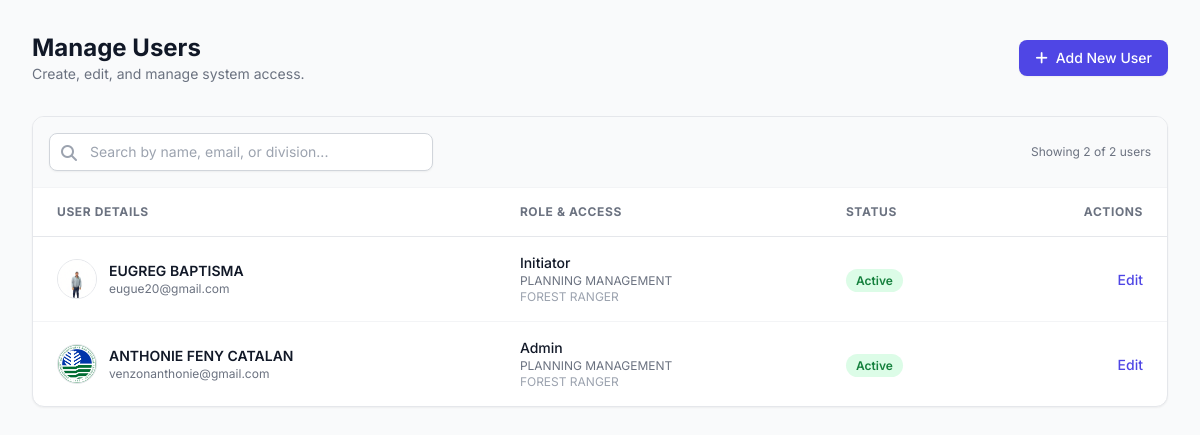
Page /manageuser.php (signed in) on the committed database.
### tables this page shows
CREATE TABLE `users` (
  `user_id` int(11) NOT NULL,
  `email` varchar(255) NOT NULL,
  `password_hash` varchar(255) NOT NULL,
  `first_name` varchar(100) NOT NULL,
  `middle_name` varchar(100) DEFAULT NULL,
  `last_name` varchar(100) NOT NULL,
  `suffix` varchar(20) DEFAULT NULL,
  `position` varchar(100) DEFAULT NULL,
  `designation` varchar(100) DEFAULT NULL,
  `division` varchar(100) DEFAULT NULL,
  `sex` enum('Male','Female','Other','Prefer not to say') DEFAULT NULL,
  `contact_number` varchar(50) DEFAULT NULL,
  `role` enum('Initiator','Section Chief','Division Chief','ARD','RED','Records Office','Admin') NOT NULL DEFAULT 'Initiator',
  `status` enum('pending','active','disabled') NOT NULL DEFAULT 'pending',
  `verification_token` varchar(255) DEFAULT NULL,
  `token_expiry` datetime DEFAULT NULL,
  `reset_token` varchar(255) DEFAULT NULL,
  `reset_token_expiry` datetime DEFAULT NULL,
  `created_at` timestamp NOT NULL DEFAULT current_timestamp(),
  `otos_userlink` int(11) NOT NULL,
  `profile_picture_path` varchar(255) DEFAULT NULL
);

### manageuser.php (the view, shortened to what this page needs)
<?php
require_once 'db.php';
$search = isset($_GET['search']) ? trim($_GET['search']) : '';
$page = isset($_GET['page']) ? (int)$_GET['page'] : 1;
$limit = 10;
$offset = ($page - 1) * $limit;
$where_sql = "WHERE 1=1";
$params = [];
$types = "";
$count_sql = "SELECT COUNT(*) as total FROM users $where_sql";
$stmt = $conn->prepare($count_sql);
$stmt->execute();
$total_rows = $stmt->get_result()->fetch_assoc()['total'];
$sql = "SELECT * FROM users $where_sql ORDER BY created_at DESC LIMIT ? OFFSET ?";
$params[] = $limit;
$params[] = $offset;
$types .= "ii";
$stmt = $conn->prepare($sql);
$stmt->bind_param($types, ...$params);
$stmt->execute();
$result = $stmt->get_result();
$users = [];
while ($row = $result->fetch_assoc()) {
    $users[] = $row;
}
?>
<!DOCTYPE html>
<html lang="en">
<head>
    <script src="https://cdn.tailwindcss.com"></script>
    <link rel="stylesheet" href="https://cdnjs.cloudflare.com/ajax/libs/font-awesome/6.4.0/css/all.min.css">
</head>
<body class="text-gray-800 p-4 md:p-8">
    <div class="flex flex-col md:flex-row md:items-center md:justify-between mb-8 gap-4">
        <div>
            <h1 class="text-2xl font-bold text-gray-900">Manage Users</h1>
            <p class="text-sm text-gray-500">Create, edit, and manage system access.</p>
        </div>
        <div class="flex items-center gap-3">
            <button onclick="openAddModal()" class="bg-indigo-600 hover:bg-indigo-700 text-white px-4 py-2 rounded-lg text-sm font-medium shadow-sm transition-colors flex items-center gap-2">
                <i class="fas fa-plus"></i> Add New User
            </button>
        </div>
    </div>
    <div class="bg-white rounded-xl shadow-sm border border-gray-200 overflow-hidden">
        <div class="p-4 border-b border-gray-100 bg-gray-50 flex justify-between items-center">
            <form action="" method="GET" class="relative w-full max-w-sm">
                <input type="text" name="search" value="<?php echo htmlspecialchars($search); ?>"
                       placeholder="Search by name, email, or division..."
                       class="w-full pl-10 pr-4 py-2 border border-gray-300 rounded-lg text-sm focus:ring-indigo-500 focus:border-indigo-500 shadow-sm">
                <i class="fas fa-search absolute left-3 top-3 text-gray-400"></i>
            </form>
            <div class="text-xs text-gray-500 hidden sm:block">
                Showing <?php echo count($users); ?> of <?php echo $total_rows; ?> users
            </div>
        </div>
        <div class="overflow-x-auto">
            <table class="w-full text-left border-collapse">
                <thead>
                    <tr class="bg-white text-xs font-semibold text-gray-500 uppercase tracking-wider border-b border-gray-200">
                        <th class="px-6 py-4">User Details</th>
                        <th class="px-6 py-4">Role & Access</th>
                        <th class="px-6 py-4">Status</th>
                        <th class="px-6 py-4 text-right">Actions</th>
                    </tr>
                </thead>
                <tbody class="divide-y divide-gray-100">
                    <?php if (count($users) > 0): ?>
                        <?php foreach ($users as $u): ?>
                        <tr class="hover:bg-gray-50 transition-colors">
                            <td class="px-6 py-4">
                                <div class="flex items-center">
                                    <?php if (!empty($u['profile_picture_path']) && file_exists($u['profile_picture_path'])): ?>
                                        <img src="<?php echo htmlspecialchars($u['profile_picture_path']); ?>" alt="" class="h-10 w-10 rounded-full object-cover border border-gray-200">
                                    <?php else: ?>
                                        <div class="h-10 w-10 rounded-full bg-gradient-to-br from-indigo-500 to-purple-600 text-white flex items-center justify-center font-bold text-xs">
                                            <?php echo getInitials($u['first_name'], $u['last_name']); ?>
                                        </div>
                                    <?php endif; ?>
                                    <div class="ml-3">
                                        <div class="text-sm font-semibold text-gray-900"><?php echo htmlspecialchars($u['first_name'] . ' ' . $u['last_name']); ?></div>
                                        <div class="text-xs text-gray-500"><?php echo htmlspecialchars($u['email']); ?></div>
                                    </div>
                                </div>
                            </td>
                            <td class="px-6 py-4">
                                <div class="text-sm text-gray-900 font-medium"><?php echo htmlspecialchars($u['role']); ?></div>
                                <div class="text-xs text-gray-500"><?php echo htmlspecialchars($u['division']); ?></div>
                                <div class="text-xs text-gray-400"><?php echo htmlspecialchars($u['position']); ?></div>
                            </td>
                            <td class="px-6 py-4">
                                <?php
                                    $statusStyles = [
                                        'active' => 'bg-green-100 text-green-700',
                                        'pending' => 'bg-yellow-100 text-yellow-700',
                                        'disabled' => 'bg-red-100 text-red-700'
                                    ];
                                    $sClass = $statusStyles[$u['status']] ?? 'bg-gray-100 text-gray-700';
                                ?>
                                <span class="px-2.5 py-1 rounded-full text-xs font-semibold <?php echo $sClass; ?>">
                                    <?php echo ucfirst($u['status']); ?>
                                </span>
                            </td>
                            <td class="px-6 py-4 text-right">
                                <button onclick='openEditModal(<?php echo json_encode($u); ?>)' class="text-indigo-600 hover:text-indigo-900 text-sm font-medium">Edit</button>
                            </td>
                        </tr>
                        <?php endforeach; ?>
                    <?php else: ?>
                        <tr><td colspan="4" class="px-6 py-8 text-center text-gray-500 text-sm">No users found.</td></tr>
                    <?php endif; ?>
                </tbody>
            </table>
        </div>
    </div>
</body>
</html>

### manageuser.php (style rules this page uses)
body { font-family: 'Inter', sans-serif; background-color: #f9fafb; }

### rows in the picture
users: profile_picture_path (picture), first_name+last_name "EUGREG BAPTISMA", email "eugue20@gmail.com", role "Initiator", division "PLANNING MANAGEMENT", position "FOREST RANGER", status "Active"
users: profile_picture_path (picture), first_name+last_name "ANTHONIE FENY CATALAN", email "venzonanthonie@gmail.com", role "Admin", division "PLANNING MANAGEMENT", position "FOREST RANGER", status "Active"

### other values in the picture
count($users) "2"
$total_rows "2"
